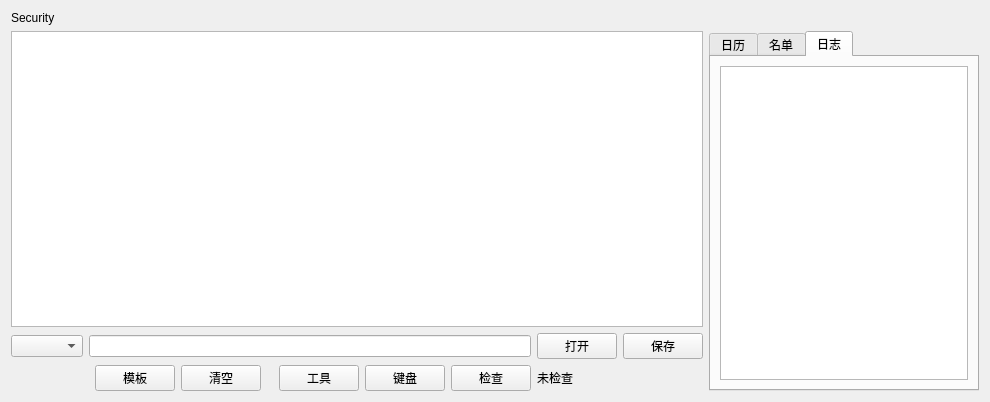
<?xml version="1.0" encoding="UTF-8"?>
<ui version="4.0">
 <class>QuantifyEditWindow</class>
 <widget class="QWidget" name="QuantifyEditWindow">
  <property name="geometry">
   <rect>
    <x>0</x>
    <y>0</y>
    <width>956</width>
    <height>402</height>
   </rect>
  </property>
  <property name="windowTitle">
   <string>Form</string>
  </property>
  <layout class="QGridLayout" name="gridLayout">
   <item row="2" column="0" colspan="3">
    <widget class="QComboBox" name="comboBox"/>
   </item>
   <item row="2" column="12">
    <widget class="QPushButton" name="btnOpen">
     <property name="text">
      <string>打开</string>
     </property>
    </widget>
   </item>
   <item row="3" column="7" colspan="2">
    <spacer name="horizontalSpacer">
     <property name="orientation">
      <enum>Qt::Orientation::Horizontal</enum>
     </property>
     <property name="sizeHint" stdset="0">
      <size>
       <width>40</width>
       <height>20</height>
      </size>
     </property>
    </spacer>
   </item>
   <item row="2" column="13">
    <widget class="QPushButton" name="btnSave">
     <property name="text">
      <string>保存</string>
     </property>
    </widget>
   </item>
   <item row="3" column="12" colspan="2">
    <widget class="QLabel" name="labelCheck">
     <property name="text">
      <string>未检查</string>
     </property>
    </widget>
   </item>
   <item row="1" column="14" rowspan="3">
    <widget class="QTabWidget" name="tabWidget">
     <property name="currentIndex">
      <number>2</number>
     </property>
     <widget class="QWidget" name="tabCalendar">
      <attribute name="title">
       <string>日历</string>
      </attribute>
      <layout class="QGridLayout" name="gridLayout_3">
       <item row="0" column="0">
        <widget class="QCalendarWidget" name="calendarWidget"/>
       </item>
      </layout>
     </widget>
     <widget class="QWidget" name="tabNameList">
      <attribute name="title">
       <string>名单</string>
      </attribute>
      <layout class="QGridLayout" name="gridLayout_4">
       <item row="0" column="0">
        <widget class="QWidget" name="namelistWidget" native="true"/>
       </item>
      </layout>
     </widget>
     <widget class="QWidget" name="tabLog">
      <attribute name="title">
       <string>日志</string>
      </attribute>
      <layout class="QGridLayout" name="gridLayout_2">
       <item row="0" column="0">
        <widget class="QTextEdit" name="logEdit"/>
       </item>
      </layout>
     </widget>
    </widget>
   </item>
   <item row="3" column="5">
    <widget class="QPushButton" name="btnClear">
     <property name="sizePolicy">
      <sizepolicy hsizetype="Fixed" vsizetype="Fixed">
       <horstretch>0</horstretch>
       <verstretch>0</verstretch>
      </sizepolicy>
     </property>
     <property name="text">
      <string>清空</string>
     </property>
    </widget>
   </item>
   <item row="3" column="4">
    <widget class="QPushButton" name="btnTemplate">
     <property name="sizePolicy">
      <sizepolicy hsizetype="Fixed" vsizetype="Fixed">
       <horstretch>0</horstretch>
       <verstretch>0</verstretch>
      </sizepolicy>
     </property>
     <property name="text">
      <string>模板</string>
     </property>
    </widget>
   </item>
   <item row="1" column="0" colspan="14">
    <widget class="LineNumberTextEdit" name="textEdit"/>
   </item>
   <item row="3" column="11">
    <widget class="QPushButton" name="btnCheck">
     <property name="sizePolicy">
      <sizepolicy hsizetype="Fixed" vsizetype="Fixed">
       <horstretch>0</horstretch>
       <verstretch>0</verstretch>
      </sizepolicy>
     </property>
     <property name="text">
      <string>检查</string>
     </property>
    </widget>
   </item>
   <item row="2" column="3" colspan="9">
    <widget class="QLineEdit" name="nameEdit">
     <property name="sizePolicy">
      <sizepolicy hsizetype="Expanding" vsizetype="Fixed">
       <horstretch>5</horstretch>
       <verstretch>0</verstretch>
      </sizepolicy>
     </property>
    </widget>
   </item>
   <item row="3" column="9">
    <widget class="QPushButton" name="addonButton">
     <property name="sizePolicy">
      <sizepolicy hsizetype="Fixed" vsizetype="Fixed">
       <horstretch>0</horstretch>
       <verstretch>0</verstretch>
      </sizepolicy>
     </property>
     <property name="text">
      <string>工具</string>
     </property>
    </widget>
   </item>
   <item row="3" column="10">
    <widget class="QPushButton" name="keyboardButton">
     <property name="sizePolicy">
      <sizepolicy hsizetype="Fixed" vsizetype="Fixed">
       <horstretch>0</horstretch>
       <verstretch>0</verstretch>
      </sizepolicy>
     </property>
     <property name="text">
      <string>键盘</string>
     </property>
    </widget>
   </item>
   <item row="0" column="0" colspan="10">
    <widget class="QLabel" name="labelSecurity">
     <property name="sizePolicy">
      <sizepolicy hsizetype="Expanding" vsizetype="Preferred">
       <horstretch>0</horstretch>
       <verstretch>0</verstretch>
      </sizepolicy>
     </property>
     <property name="text">
      <string>Security</string>
     </property>
    </widget>
   </item>
   <item row="0" column="10">
    <widget class="QLabel" name="labelEncryption">
     <property name="text">
      <string> </string>
     </property>
    </widget>
   </item>
  </layout>
 </widget>
 <customwidgets>
  <customwidget>
   <class>LineNumberTextEdit</class>
   <extends>QTextEdit</extends>
   <header>linenumbertextedit.h</header>
  </customwidget>
 </customwidgets>
 <resources/>
 <connections/>
</ui>
